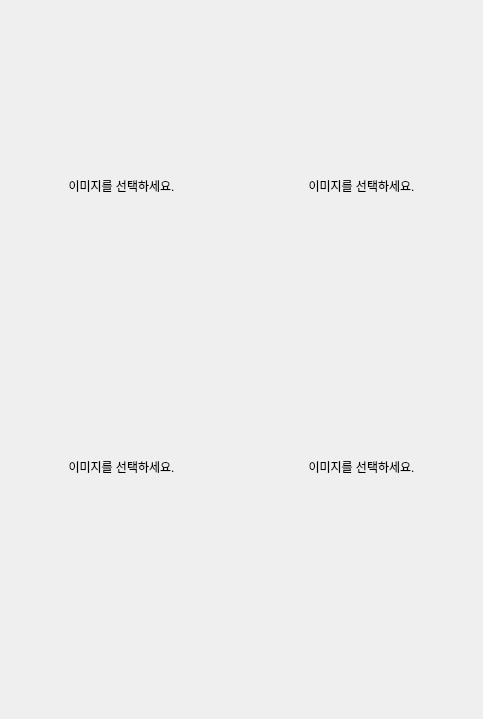
       <widget class="QWidget" name="page_4frame_ver">
        <property name="sizePolicy">
         <sizepolicy hsizetype="Fixed" vsizetype="Fixed">
          <horstretch>0</horstretch>
          <verstretch>0</verstretch>
         </sizepolicy>
        </property>
        <property name="minimumSize">
         <size>
          <width>483</width>
          <height>719</height>
         </size>
        </property>
        <property name="maximumSize">
         <size>
          <width>483</width>
          <height>719</height>
         </size>
        </property>
        <layout class="QGridLayout" name="gridLayout_6">
         <property name="leftMargin">
          <number>0</number>
         </property>
         <property name="topMargin">
          <number>0</number>
         </property>
         <property name="rightMargin">
          <number>0</number>
         </property>
         <property name="bottomMargin">
          <number>0</number>
         </property>
         <property name="spacing">
          <number>0</number>
         </property>
         <item row="3" column="1">
          <widget class="QLabel" name="frame_4_ver_image3">
           <property name="sizePolicy">
            <sizepolicy hsizetype="Expanding" vsizetype="Expanding">
             <horstretch>0</horstretch>
             <verstretch>0</verstretch>
            </sizepolicy>
           </property>
           <property name="cursor">
            <cursorShape>OpenHandCursor</cursorShape>
           </property>
           <property name="text">
            <string>이미지를 선택하세요.</string>
           </property>
           <property name="alignment">
            <set>Qt::AlignCenter</set>
           </property>
          </widget>
         </item>
         <item row="2" column="1">
          <spacer name="verticalSpacer_19">
           <property name="orientation">
            <enum>Qt::Vertical</enum>
           </property>
           <property name="sizeType">
            <enum>QSizePolicy::Fixed</enum>
           </property>
           <property name="sizeHint" stdset="0">
            <size>
             <width>20</width>
             <height>3</height>
            </size>
           </property>
          </spacer>
         </item>
         <item row="1" column="4">
          <spacer name="horizontalSpacer_16">
           <property name="orientation">
            <enum>Qt::Horizontal</enum>
           </property>
           <property name="sizeType">
            <enum>QSizePolicy::Fixed</enum>
           </property>
           <property name="sizeHint" stdset="0">
            <size>
             <width>3</width>
             <height>20</height>
            </size>
           </property>
          </spacer>
         </item>
         <item row="1" column="0">
          <spacer name="horizontalSpacer_14">
           <property name="orientation">
            <enum>Qt::Horizontal</enum>
           </property>
           <property name="sizeType">
            <enum>QSizePolicy::Fixed</enum>
           </property>
           <property name="sizeHint" stdset="0">
            <size>
             <width>3</width>
             <height>20</height>
            </size>
           </property>
          </spacer>
         </item>
         <item row="3" column="3">
          <widget class="QLabel" name="frame_4_ver_image4">
           <property name="sizePolicy">
            <sizepolicy hsizetype="Expanding" vsizetype="Expanding">
             <horstretch>0</horstretch>
             <verstretch>0</verstretch>
            </sizepolicy>
           </property>
           <property name="cursor">
            <cursorShape>OpenHandCursor</cursorShape>
           </property>
           <property name="text">
            <string>이미지를 선택하세요.</string>
           </property>
           <property name="alignment">
            <set>Qt::AlignCenter</set>
           </property>
          </widget>
         </item>
         <item row="1" column="1">
          <widget class="QLabel" name="frame_4_ver_image1">
           <property name="sizePolicy">
            <sizepolicy hsizetype="Expanding" vsizetype="Expanding">
             <horstretch>0</horstretch>
             <verstretch>0</verstretch>
            </sizepolicy>
           </property>
           <property name="cursor">
            <cursorShape>OpenHandCursor</cursorShape>
           </property>
           <property name="text">
            <string>이미지를 선택하세요.</string>
           </property>
           <property name="alignment">
            <set>Qt::AlignCenter</set>
           </property>
          </widget>
         </item>
         <item row="5" column="1" colspan="3">
          <widget class="QLabel" name="frame_4_ver_label">
           <property name="sizePolicy">
            <sizepolicy hsizetype="Preferred" vsizetype="Fixed">
             <horstretch>0</horstretch>
             <verstretch>0</verstretch>
            </sizepolicy>
           </property>
           <property name="minimumSize">
            <size>
             <width>0</width>
             <height>111</height>
            </size>
           </property>
           <property name="maximumSize">
            <size>
             <width>16777215</width>
             <height>111</height>
            </size>
           </property>
           <property name="font">
            <font>
             <pointsize>12</pointsize>
             <italic>true</italic>
            </font>
           </property>
           <property name="text">
            <string/>
           </property>
           <property name="alignment">
            <set>Qt::AlignHCenter|Qt::AlignTop</set>
           </property>
           <property name="margin">
            <number>15</number>
           </property>
          </widget>
         </item>
         <item row="1" column="3">
          <widget class="QLabel" name="frame_4_ver_image2">
           <property name="sizePolicy">
            <sizepolicy hsizetype="Expanding" vsizetype="Expanding">
             <horstretch>0</horstretch>
             <verstretch>0</verstretch>
            </sizepolicy>
           </property>
           <property name="cursor">
            <cursorShape>OpenHandCursor</cursorShape>
           </property>
           <property name="text">
            <string>이미지를 선택하세요.</string>
           </property>
           <property name="alignment">
            <set>Qt::AlignCenter</set>
           </property>
          </widget>
         </item>
         <item row="0" column="1" colspan="3">
          <widget class="QLabel" name="label_11">
           <property name="sizePolicy">
            <sizepolicy hsizetype="Preferred" vsizetype="Fixed">
             <horstretch>0</horstretch>
             <verstretch>0</verstretch>
            </sizepolicy>
           </property>
           <property name="minimumSize">
            <size>
             <width>0</width>
             <height>47</height>
            </size>
           </property>
           <property name="maximumSize">
            <size>
             <width>16777215</width>
             <height>47</height>
            </size>
           </property>
           <property name="text">
            <string/>
           </property>
          </widget>
         </item>
         <item row="1" column="2">
          <spacer name="horizontalSpacer_15">
           <property name="orientation">
            <enum>Qt::Horizontal</enum>
           </property>
           <property name="sizeType">
            <enum>QSizePolicy::Fixed</enum>
           </property>
           <property name="sizeHint" stdset="0">
            <size>
             <width>3</width>
             <height>20</height>
            </size>
           </property>
          </spacer>
         </item>
         <item row="4" column="1">
          <spacer name="verticalSpacer_20">
           <property name="orientation">
            <enum>Qt::Vertical</enum>
           </property>
           <property name="sizeType">
            <enum>QSizePolicy::Fixed</enum>
           </property>
           <property name="sizeHint" stdset="0">
            <size>
             <width>20</width>
             <height>3</height>
            </size>
           </property>
          </spacer>
         </item>
        </layout>
       </widget>
